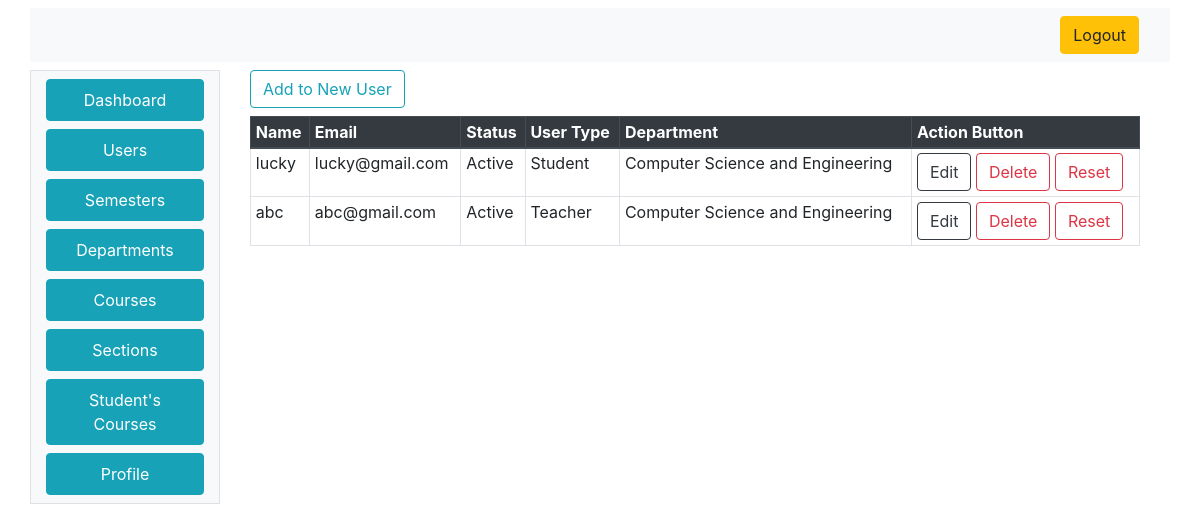
/admin/users.php, run on the app's committed database.
### tables this page shows
CREATE TABLE `users` (
  `UserID` int(11) NOT NULL,
  `UserName` varchar(100) NOT NULL,
  `UserEmail` varchar(50) NOT NULL,
  `Password` varchar(25) NOT NULL,
  `Status` tinyint(1) NOT NULL,
  `UserTypeID` int(11) NOT NULL,
  `DepartmentID` int(11) DEFAULT NULL
);

CREATE TABLE `usertype` (
  `UserTypeID` int(11) NOT NULL,
  `UserTypeTitle` varchar(100) NOT NULL
);

CREATE TABLE `department` (
  `DepartmentID` int(11) NOT NULL,
  `DepartmentName` varchar(250) NOT NULL
);

### index_model.php (called while the page is built, shortened)
<?php
class IndexModel
{
	public $con;
	public function IndexModel()
	{
		$this->host = "localhost:3306";
		$this->user = "root";
		$this->pass = "";
		$this->dbname = "exam4";
		$this->con =  new mysqli($this->host, $this->user, $this->pass, $this->dbname);
	}
	public function getAllUsersInfo()
	{
		$q = "SELECT *,UserTypeTitle,DepartmentName FROM users LEFT OUTER JOIN department on users.DepartmentID = department.DepartmentID LEFT OUTER JOIN usertype on users.UserTypeID= usertype.UserTypeID where users.UserTypeID !=3";
		$r = mysqli_query($this->con, $q);
		if ($r == false) {
			return 0;
		} else {
			return $r;
		}
	}
}

### admin/users.php (the view, shortened to what this page needs)
<html>
<head>
  <link rel="stylesheet" href="css.css">
  <link rel="stylesheet" href="https://stackpath.bootstrapcdn.com/bootstrap/4.4.1/css/bootstrap.min.css">
</head>
<body>
  <div class="container mt-2">
    <div class="row">
      <div class="col-12 mb-2 bg-light">
        <nav class="navbar navbar-expand-lg navbar-light bg-light justify-content-end">
          <a class="btn btn-warning ml-2" href="../logout.php"><i class="fa fa-sign-out" aria-hidden="true"></i>
            Logout
          </a>
        </nav>
      </div>
      <div class="col-2 bg-light border">
        <nav class=" d-none d-md-block bg-light sidebar">
          <?php
          require_once('sidebar.php');
          ?>
        </nav>
      </div>
      <div class="col-10 bg-transparent">
        <div class="container-fluid container-responsive">
          <a href="new_user.php" class="btn btn-outline-info mb-2"> Add to New User</a>
          <div class="table-responsive">
            <table class="table  table-sm table-hover table-bordered">
              <thead class="thead-dark">
                <tr>
                  <th scope="col">Name</th>
                  <th scope="col">Email</th>
                  <th scope="col">Status</th>
                  <th scope="col">User Type</th>
                  <th scope="col">Department</th>
                  <th scope="col"> Action Button </th>
                </tr>
              </thead>
              <tbody>
                <?php
                require_once('../index_model.php');
                $indObj = new IndexModel();
                $rs = $indObj->getAllUsersInfo();
                while ($d = mysqli_fetch_assoc($rs)) {
                  echo $str = "<tr><td>" . $d["UserName"] . "</td><td>" . $d["UserEmail"] . "</td>";
                  if ($d["Status"] == 1) {
                    echo $str = " <td>Active</td>";
                  } else {
                    echo $str = " <td>Deactivated</td>";
                  }
                  echo  $str = "<td>" . $d["UserTypeTitle"] . "</td> <td>" . $d["DepartmentName"] . "</td><td>
                      <a href='edit_user.php?UserID=" . $d["UserID"] . "' class='btn btn-outline-dark'>Edit</a>
                      <a href='delete_user.php?UserID=" . $d["UserID"] . "' class='btn btn-outline-danger'>Delete</a>
                      <a href='reset_password.php?UserID=" . $d["UserID"] . "' class='btn btn-outline-danger'>Reset </a>
                      </td></tr>";
                }
                ?>
              </tbody>
            </table>
          </div>
        </div>
      </div>
    </div>
  </div>
</body>
</html>

### data on the page
users: UserName "lucky", UserEmail "lucky@gmail.com", Status "Active", UserTypeID.UserTypeTitle "Student", DepartmentID.DepartmentName "Computer Science and Engineering"
users: UserName "abc", UserEmail "abc@gmail.com", Status "Active", UserTypeID.UserTypeTitle "Teacher", DepartmentID.DepartmentName "Computer Science and Engineering"
